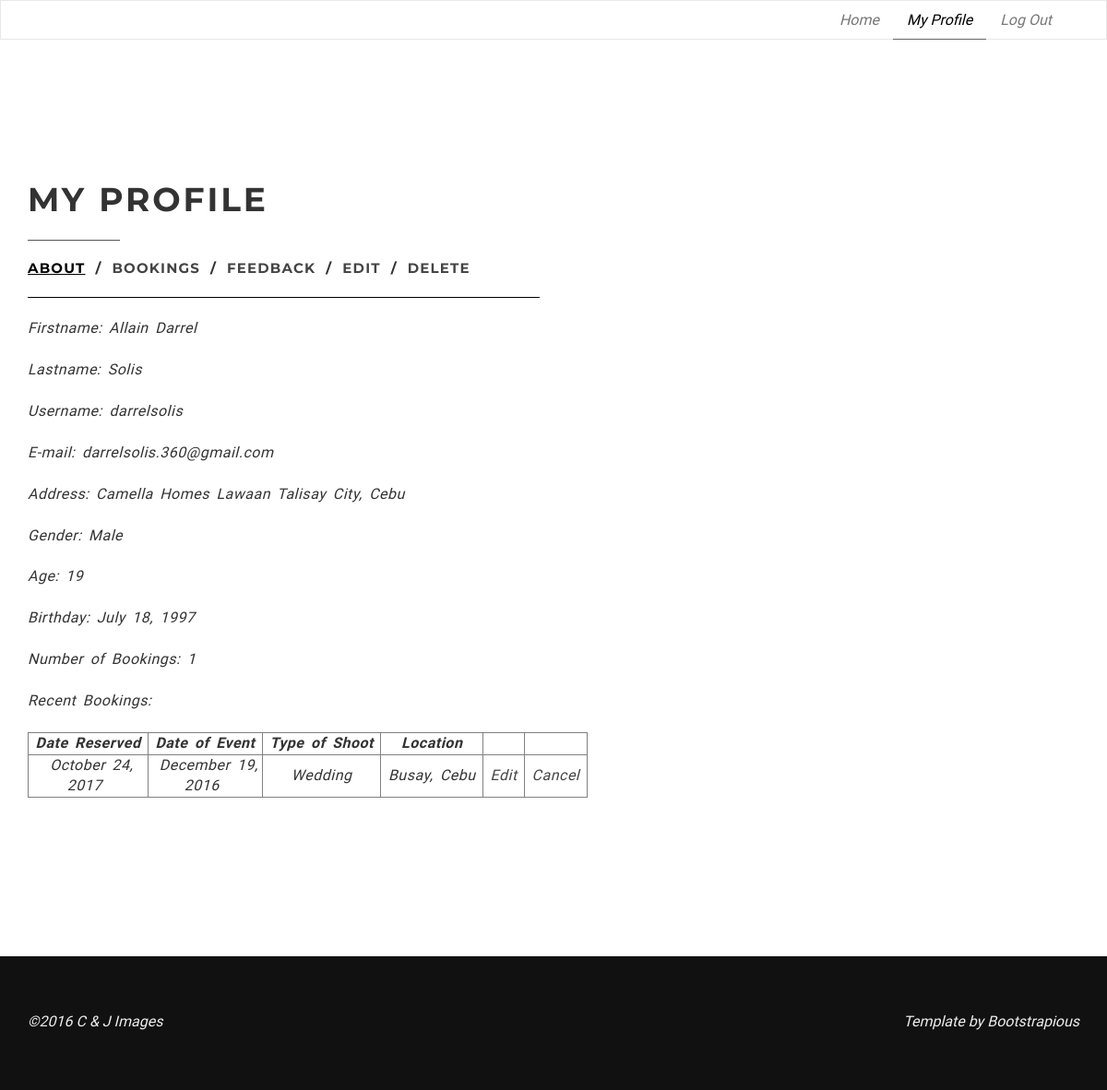
Screenshot of /profile.php (signed in) with the database file from the repository.
### tables this page shows
CREATE TABLE `bookings` (
  `id` int(11) NOT NULL,
  `userid` int(11) NOT NULL,
  `location` varchar(255) NOT NULL,
  `type` varchar(255) NOT NULL,
  `bookingmonth` varchar(255) NOT NULL,
  `bookingday` int(11) NOT NULL,
  `bookingyear` int(11) NOT NULL,
  `reservedate` varchar(255) NOT NULL
);

### profile.php (the view, shortened to what this page needs)
<!DOCTYPE html>
<html class="no-js">
  <head>
    <link rel="stylesheet" href="http://maxcdn.bootstrapcdn.com/font-awesome/4.5.0/css/font-awesome.min.css">
    <link rel="stylesheet" href="http://maxcdn.bootstrapcdn.com/bootstrap/3.3.5/css/bootstrap.min.css">
    <link rel="stylesheet" href="css/style.default.css" id="theme-stylesheet">
    <link rel="stylesheet" href="css/ekko-lightbox.css">
    <link rel="stylesheet" href="css/custom.css">
  </head>
  <body data-spy="scroll" data-target="#navigation" data-offset="120">
    <header class="header">
      <div class="sticky-wrapper">
        <div role="navigation" class="navbar navbar-default">
          <div class="container">
            <div class="collapse navbar-collapse navbar-right">
              <ul class="nav navbar-nav">
                <li><a href="index2.php">Home</a></li>
                <li class="active"><a href="profile.php">My Profile</a></li>
                <li><a href="login.php">Log Out</a></li>
              </ul>
            </div>
          </div>
        </div>
      </div>
    </header>
    <section style="background-color: #fff;" class="text-page">
      <div class="register">
      <div class="container">
        <div class="row">
          <div class="col-md-12">
            <h2 class="heading"> MY PROFILE </h2>
            <div class="row">
              <div  class="col-md-6">
                <div class="menu">
                  <h5 style="font-size: 15px"> <a style="text-decoration: underline; font-weight: bold; color: black">About</a> &nbsp/&nbsp
                    <a href="bookings.php">Bookings</a> &nbsp/&nbsp
                    <a href="feedback.php">Feedback</a> &nbsp/&nbsp
                    <a href="edit.php">Edit</a> &nbsp/&nbsp
                  <a href="deleteinitial.php">Delete</a> </h5>
                </div>
                <hr>
                <i style="font-size:16px; letter-spacing: 0.5px; word-spacing: 3px">
                  <p> Firstname: <?php echo " $_SESSION[firstname]"; ?> </p>
                  <p> Lastname: <?php echo " $_SESSION[lastname]"; ?> </p>
                  <p> Username: <?php echo " $_SESSION[username]"; ?> </p>
                  <p> E-mail: <?php echo " $_SESSION[email] "; ?> </p>
                  <p> Address: <?php echo " $_SESSION[address] "; ?> </p>
                  <p> Gender: <?php echo " $_SESSION[gender] "; ?> </p>
                  <p> Age: <?php echo " $_SESSION[age] "; ?> </p>
                  <p> Birthday: <?php echo " $_SESSION[fullbirthday] "; ?> </p>
                  <p> Number of Bookings: <?php echo " $_SESSION[booking]"; ?> </p>
                  <p>
                    <?php
                      $conn = new mysqli("127.0.0.1","root","","booking_system");
                      $sql = "SELECT * FROM bookings";
                      $result = $conn->query($sql);
                      if($result->num_rows > 0 && $_SESSION["booking"] > 0){
                          echo "Recent Bookings:";
                          echo "<div class='recentbookings'>";
                          echo "<table border='1'>";
                          echo "
                                    <tr>
                                      <th nowrap style='text-align: center'> &nbspDate Reserved&nbsp </th>
                                      <th nowrap style='text-align: center'> &nbspDate of Event&nbsp </th>
                                      <th nowrap style='text-align: center';> &nbspType of Shoot&nbsp  </th>
                                      <th nowrap style='text-align: center';> &nbspLocation&nbsp  </th>
                                      <th nowrap style='text-align: center'> &nbsp&nbsp </th>
                                      <th nowrap style='text-align: center'> &nbsp&nbsp </th>
                                    </tr>";
                          while($row = $result->fetch_assoc()){
                              if($row["userid"] == $_SESSION["id"]){
                                echo "
                                    <tr>
                                    <td nworap style='text-align: center' style='text-align: center' style='text-align: center'> &nbsp$row[reservedate]&nbsp </td>
                                    <td nworap style='text-align: center' style='text-align: center' style='text-align: center'> &nbsp$row[bookingmonth] $row[bookingday], $row[bookingyear]&nbsp </td>
                                    <td nowrap style='text-align: center' style='text-align: center'> &nbsp$row[type]&nbsp </td>
                                    <td nowrap style='text-align: center'> &nbsp$row[location]&nbsp</td>
                                    <td nowrap style='text-align: center'> &nbsp<a href='editbooking.php?id=".$row['id']."' >Edit</a>&nbsp</td>
                                    <td nowrap style='text-align: center'> &nbsp<a href='cancelbookinginitial.php?id=".$row['id']."' >Cancel</a>&nbsp</td>
                                    </tr>
                                ";
                              }
                          }
                          echo "</table>";
                          echo "</div>";
                      }
                    ?>
                  </p>
                </i>
              </div>
            </div>
          </div>
        </div>
      </div>
      </div>
    </section>
    <footer style="background-color: #111;" class="section-inverse">
      <div class="container">
        <div class="row copyright">
          <div class="col-md-6">
            <p>&copy;2016 C & J Images</p>
          </div>
          <div class="col-md-6">
            <p class="credit">Template by <a href="http://bootstrapious.com/landing-pages">Bootstrapious</a></p>
          </div>
        </div>
      </div>
    </footer>
  </body>
</html>

### css/style.default.css (style rules this page uses)
html { height: 100%; }
body { height: 100%; }
section { padding: 150px 0; }
.heading { margin-bottom: 40px; }
.heading:after { content: " "; display: block; width: 100px; height: 1px; margin: 20px 0 20px; background: #555555; }
.section-inverse { color: #fff; }
.copyright { margin-top: 40px; margin-bottom: 40px; color: #eeeeee; font-style: italic; }
.copyright p.credit { text-align: right; }
.copyright p.credit a { color: #eeeeee; }
@media (min-width: 1200px) { .copyright { margin-top: 60px; margin-bottom: 40px; } }
.header { width: 100%; background: #fff; z-index: 1003; }
.navbar-collapse { position: relative; z-index: 1003; background: #fff; }
.navbar-collapse a { -webkit-transition: all 0.2s ease-out; -moz-transition: all 0.2s ease-out; transition: all 0.2s ease-out; }
.nav { margin-bottom: 0; padding-left: 0; list-style: none; }
.nav > li > a { padding: 10px 15px; }
.navbar { font-family: "Cardo", "Times New Roman", Times, serif; font-style: italic; min-height: 40px; margin-bottom: 0; border-bottom: 1px solid transparent; }
@media (min-width: 768px) { .navbar { border-radius: 0; } }
.navbar-collapse { max-height: 360px; overflow-x: visible; padding-right: 15px; padding-left: 15px; }
@media (min-width: 768px) { .navbar-collapse { float: left; width: auto; border-top: 0; box-shadow: none; } }
@media (min-width: 768px) { .navbar-collapse.collapse { display: block !important; height: auto !important; padding-bottom: 0; overflow: visible !important; } }
.container > .navbar-header, .container-fluid > .navbar-header, .container > .navbar-collapse, .container-fluid > .navbar-collapse { margin-right: -15px; margin-left: -15px; }
@media (min-width: 768px) { .container > .navbar-header, .container-fluid > .navbar-header, .container > .navbar-collapse, .container-fluid > .navbar-collapse { margin-right: 0; margin-left: 0; } }
.navbar-nav { margin: 4.5px -15px; }
.navbar-nav > li > a { padding-top: 10px; padding-bottom: 10px; line-height: 22px; }
@media (min-width: 768px) { .navbar-nav { float: left; margin: 0; } }
@media (min-width: 768px) { .navbar-nav > li { float: left; } }
@media (min-width: 768px) { .navbar-nav > li > a { padding-top: 9px; padding-bottom: 9px; } }
.navbar-default { background-color: #ffffff; border-bottom-color: #e6e6e6; }
@media (min-width: 767px) { .navbar-default .navbar-nav { position: relative; top: 1px; } }
.navbar-default .navbar-nav > li > a { color: #777777; border-bottom: solid 1px transparent; }
.navbar-default .navbar-nav > .active > a, .navbar-default .navbar-nav > .active > a:hover, .navbar-default .navbar-nav > .active > a:focus { color: #000000; background-color: transparent; -webkit-transition: all 2s ease-out; -moz-transition: all 2s ease-out; transition: all 2s ease-out; }
@media (min-width: 767px) { .navbar-default .navbar-nav > .active > a, .navbar-default .navbar-nav > .active > a:hover, .navbar-default .navbar-nav > .active > a:focus { border-bottom: solid 1px #666; } }
.navbar-default .navbar-collapse { border-color: #e6e6e6; }
body { font-family: "Cardo", "Times New Roman", Times, serif; font-size: 16px; line-height: 1.42857143; color: #333333; background-color: #ffffff; }
a { color: #444444; text-decoration: none; }
hr { margin-top: 22px; margin-bottom: 22px; border: 0; border-top: 1px solid ; color: black; }
h1, h2, h3, h4, h5, h6, .h1, .h2, .h3, .h4, .h5, .h6 { font-family: 'Montserrat', sans-serif; font-weight: 700; line-height: 1.3; color: #333333; text-transform: uppercase; letter-spacing: 0.08em; }
h2, .h2 { font-size: 36px; }
h5, .h5 { font-size: 16px; }
h1, .h1, h2, .h2, h3, .h3 { margin-top: 0; margin-bottom: 22px; }
p { margin: 0 0 22px; }

### profile.php (style rules this page uses)
.menu { margin-top: -30px; }
.recentbookings, { max-width: 2000px; margin-top: -10px; }

### rows the page displays
bookings: reservedate "October 24, 2017", bookingmonth "December", bookingday "19", bookingyear "2016", type "Wedding", location "Busay, Cebu"

### other values shown
$_SESSION[firstname] "Allain Darrel"
$_SESSION[lastname] "Solis"
$_SESSION[username] "darrelsolis"
$_SESSION[email] "darrelsolis.360@gmail.com"
$_SESSION[address] "Camella Homes Lawaan Talisay City, Cebu"
$_SESSION[gender] "Male"
$_SESSION[age] "19"
$_SESSION[fullbirthday] "July 18, 1997"
$_SESSION[booking] "1"
